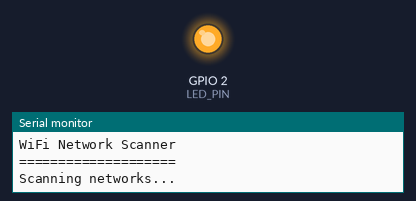
A sketch run on a simulated ESP32. Shown: output pins drawn as LEDs (lit = HIGH), the last lines printed to the serial monitor. A WiFi scan finds three made-up networks.

Above: at 2.1 s.
At 15.8 s:
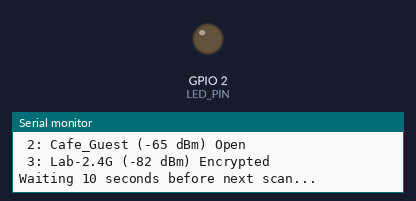
Timing chart, 0 to 16.7 s (numbered marks = the images above):
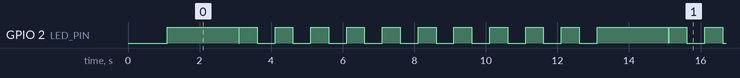

Measured:
- by itself, GPIO 2 (LED_PIN): moves between LOW and HIGH, repeating every 12.0 s
- by itself, everything shown: repeats every 12.0 s, in 20 steps

The sketch:

WiFiScanner.ino
```cpp
#include <WiFi.h>

#define LED_PIN 2  // Built-in LED on ESP32-WROVER

void setup() {
  Serial.begin(115200);
  delay(1000);

  pinMode(LED_PIN, OUTPUT);

  Serial.println("\nWiFi Network Scanner");
  Serial.println("====================");

  WiFi.mode(WIFI_STA);
  WiFi.disconnect();
  delay(100);
}

void loop() {
  digitalWrite(LED_PIN, HIGH);

  Serial.println("\nScanning networks...");
  int n = WiFi.scanNetworks();

  digitalWrite(LED_PIN, LOW);

  if (n == 0) {
    Serial.println("No networks found");
  } else {
    Serial.printf("\n%d networks found:\n\n", n);

    for (int i = 0; i < n; i++) {
      Serial.printf("%2d: ", i + 1);
      Serial.print(WiFi.SSID(i));
      Serial.print(" (");
      Serial.print(WiFi.RSSI(i));
      Serial.print(" dBm) ");
      Serial.print((WiFi.encryptionType(i) == WIFI_AUTH_OPEN) ? "Open" : "Encrypted");

      if (WiFi.SSID(i) == "Sentry-Guest") {
        Serial.print(" <-- TARGET");
      }

      Serial.println();
    }
  }

  Serial.println("\nWaiting 10 seconds before next scan...");

  for (int i = 0; i < 10; i++) {
    digitalWrite(LED_PIN, HIGH);
    delay(500);
    digitalWrite(LED_PIN, LOW);
    delay(500);
  }
}
```
